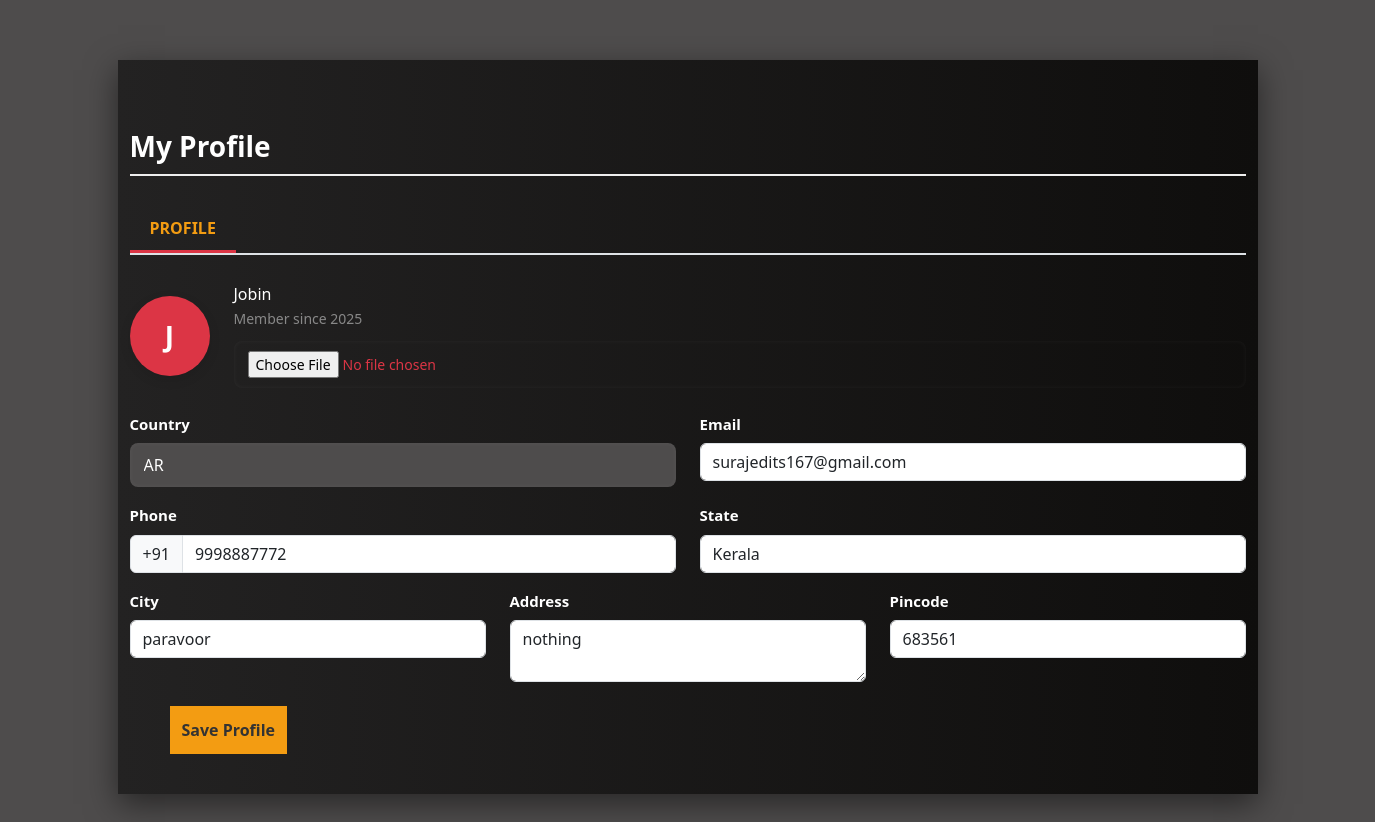
/userdashboard/myprofile/ (signed in), run on an earlier commit of the app's database.
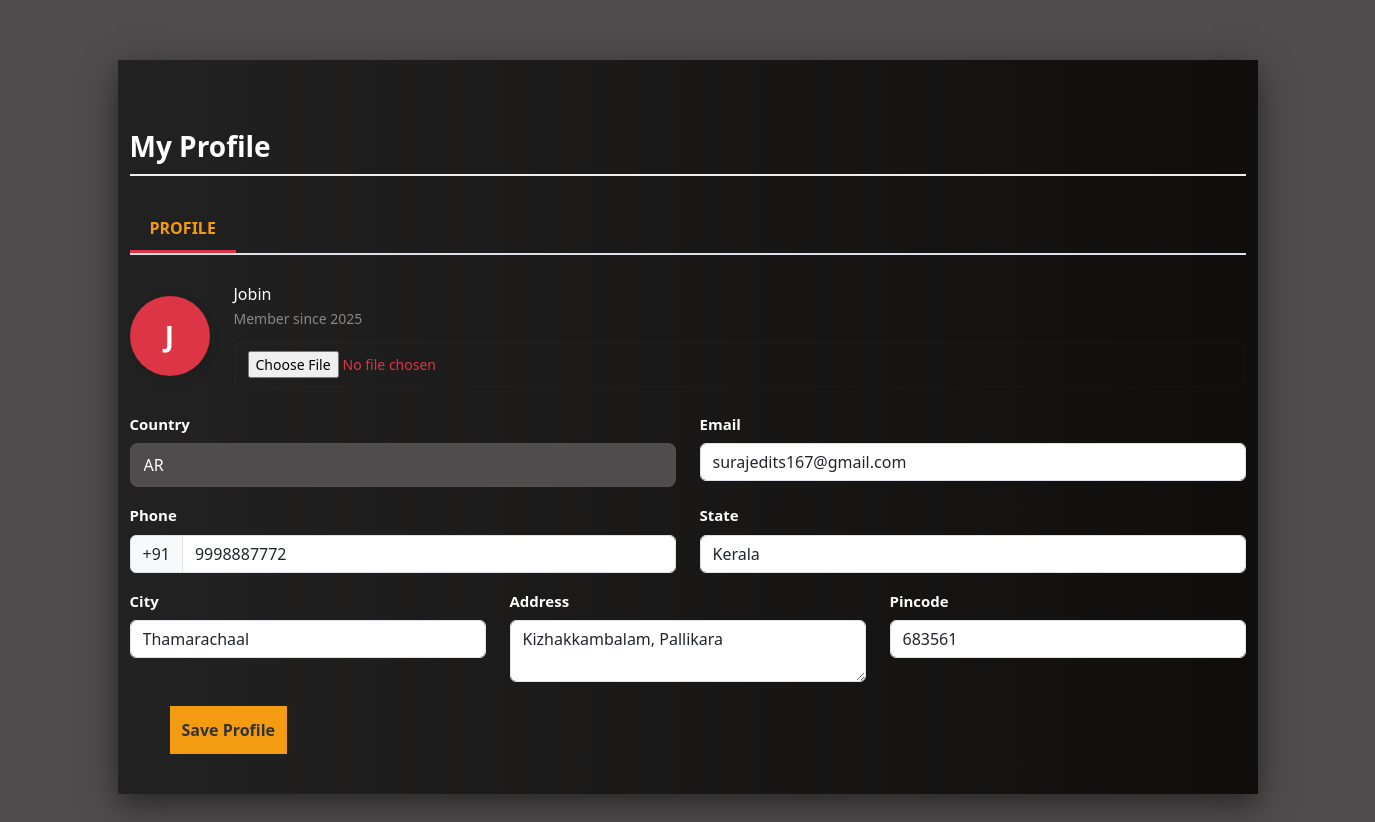
And on a later commit of the database.
### paintings/models.py (models this page shows, shortened)
class UserProfile(models.Model):
    user = models.OneToOneField(UserSignup, on_delete=models.CASCADE)
    email = models.EmailField( max_length=254, blank=True, null=True)
    phoneorusername = models.CharField(max_length=15)
    profile_picture = models.ImageField(upload_to='profile_pics/', blank=True, null=True)
    phone = models.CharField(max_length=15, blank=True, null=True)
    country = CountryField(blank_label='(Select country)', blank=True, null=True)
    address = models.CharField(max_length=255, blank=True, null=True)
    city = models.CharField(max_length=100, blank=True, null=True)
    state = models.CharField(max_length=100, blank=True, null=True)
    pincode = models.CharField(max_length=10, blank=True, null=True)
    created_at = models.DateTimeField(auto_now_add=True, null=True)

### paintings/views.py (the view)
# urls.py: path('userdashboard/myprofile/', views.myprofile, name='myprofile'),
def myprofile(request):
    user_id = request.session.get('user_id')
    if not user_id:
        return redirect('login')
    try:
        user = UserSignup.objects.get(id=user_id)
    except UserSignup.DoesNotExist:
        return redirect('login')
    profile, created = UserProfile.objects.get_or_create(user=user)
    if request.method == 'POST':
        form = UserProfileForm(request.POST, request.FILES, instance=profile)
        if form.is_valid():
            form.save()
            messages.success(request, "Profile updated successfully.")
            return redirect('myprofile')
        else:
            print("Form Errors:", form.errors)  # Debugging
    else:
        form = UserProfileForm(instance=profile)
    created_at = profile.created_at
    username = user.phoneorusername
    profile_initial = username[0].upper() if username else '?'
    profile_picture_url = profile.profile_picture.url if profile.profile_picture else None
    context = {
        'form': form,
        'user_name': username,
        'member_since': created_at,
        'profile_initial': profile_initial,
        'profile_picture': profile_picture_url,
    }
    return render(request, 'myprofile.html', context)

### paintings/forms.py
class UserProfileForm(forms.ModelForm):
    class Meta:
        model = UserProfile
        fields = [ 'profile_picture','email','phone', 'country', 'address', 'city', 'state', 'pincode']
        widgets = {
            'email': forms.EmailInput(attrs={'class': 'form-control'}),
            'phone': forms.TextInput(attrs={'class': 'form-control'}),
            'country': CountrySelectWidget(attrs={'class': 'form-select'}),
            'address': forms.Textarea(attrs={'class': 'form-control', 'rows': 2}),
            'city': forms.TextInput(attrs={'class': 'form-control'}),
            'state': forms.TextInput(attrs={'class': 'form-control'}),
            'pincode': forms.TextInput(attrs={'class': 'form-control'}),
        }

### paintings/templates/myprofile.html (shortened to what this page needs)
{% load static %}
<!DOCTYPE html>
<html lang="en">
<head>
    <link rel="stylesheet" href="{% static 'css/myprofile.css' %}">
    <link href="https://cdn.jsdelivr.net/npm/bootstrap@5.3.0/dist/css/bootstrap.min.css" rel="stylesheet">
    <link rel="stylesheet" href="https://cdn.jsdelivr.net/npm/swiper@11/swiper-bundle.min.css" />
</head>
<body>
<div class="container position-relative">
    <h3 class="profile-header">My Profile</h3>
    <div class="profile-tab">
        <a href="#">PROFILE</a>
    </div>
    <form method="POST" enctype="multipart/form-data">
        <div class="row align-items-center mb-4">
            <div class="col-auto">
                {% if form.profile_picture.value %}
                    <img src="{{ form.profile_picture.value.url }}" class="profile-pic" />
                {% else %}
                    <div  class="profile-pic">{{ profile_initial }}</div>
                {% endif %}
            </div>
            <div class="col">
                <h6 class="mb-1" style="color: #fff;">{{ user_name }}</h6>
                <div class="member-info">Member since {{ member_since|date:"Y" }}</div>
                <div class="upload-text mt-1">
                    {{ form.profile_picture }}
                </div>
            </div>
        </div>
        <div class="row mb-3">
            <div class="col-md-6">
                <label class="form-label">Country</label>
                {{ form.country }}
            </div>
            <div class="col-md-6">
                <label class="form-label">Email</label>
                {{ form.email }}
            </div>
        </div>
        <div class="row mb-3">
            <div class="col-md-6">
                <label class="form-label" >Phone</label>
                <div class="input-group">
                    <span class="input-group-text" id="country-code">+91</span>
                    {{ form.phone }}
                </div>
            </div>
            <div class="col-md-6">
                <label class="form-label">State</label>
                {{ form.state }}
            </div>
        </div>
        <div class="row mb-4">
            <div class="col-md-4">
                <label class="form-label">City</label>
                {{ form.city }}
            </div>
            <div class="col-md-4">
                <label class="form-label">Address</label>
                {{ form.address }}
            </div>
            <div class="col-md-4">
                <label class="form-label">Pincode</label>
                {{ form.pincode }}
            </div>
        </div>
        <button type="submit" class="save-btn" >Save Profile</button>
    </form>
</div>
</body>
</html>

What changed in the data, as far as the page shows it:
changed UserProfile "AR": city "paravoor" → "Thamarachaal"; address "nothing" → "Kizhakkambalam, Pallikara"
